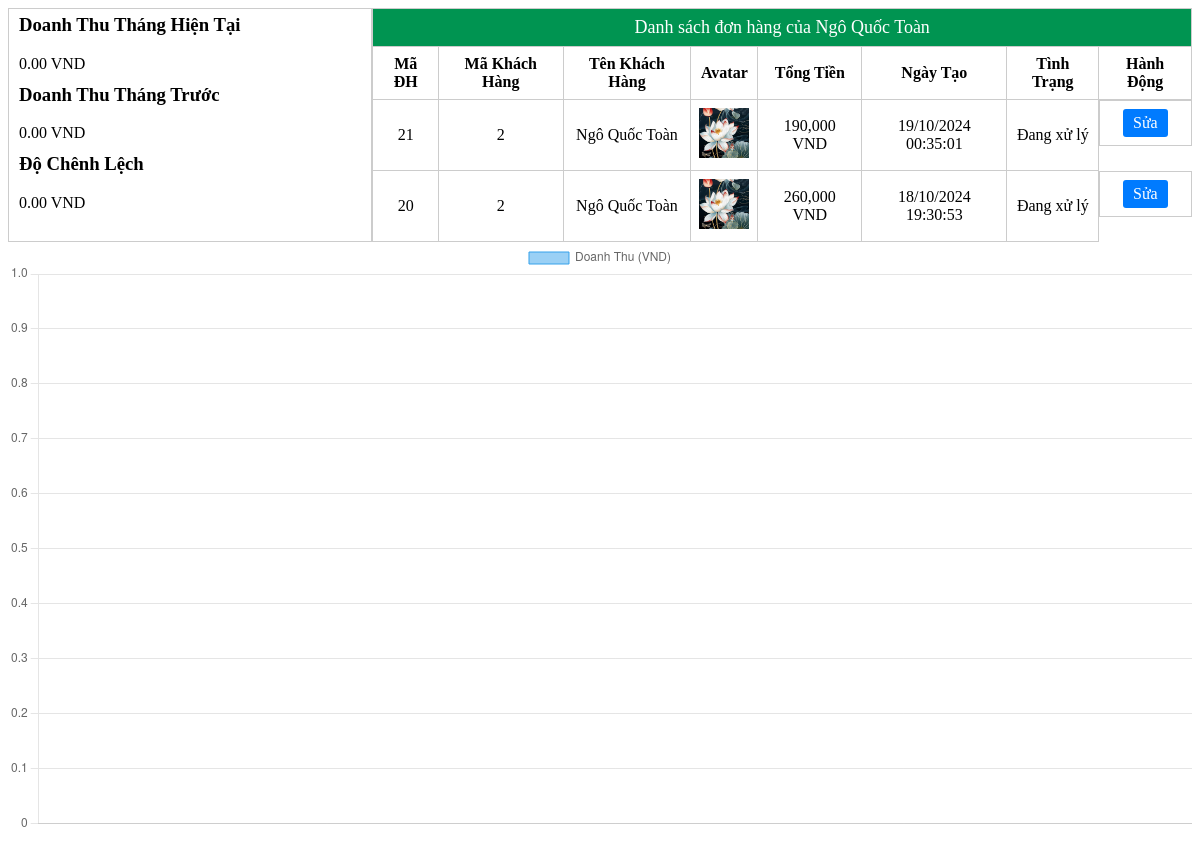
The app's page /backend/quanlydonhang/donhang.php?makhachhang=2 with its own data.
### tables this page shows
CREATE TABLE `khachhang` (
  `makhachhang` int(11) NOT NULL,
  `tenkhachhang` varchar(200) NOT NULL,
  `email` varchar(100) NOT NULL,
  `diachi` varchar(200) NOT NULL,
  `matkhau` varchar(100) NOT NULL,
  `dienthoai` varchar(20) NOT NULL,
  `avatar` text NOT NULL
);

CREATE TABLE `donhang` (
  `madonhang` int(11) NOT NULL,
  `makhachhang` int(11) DEFAULT NULL,
  `tongtien` decimal(10,2) DEFAULT NULL,
  `ngaytao` datetime DEFAULT NULL,
  `tinhtrang` varchar(255) DEFAULT NULL
);

### backend/quanlydonhang/donhang.php (the view, shortened to what this page needs)
<!DOCTYPE html>
<html lang="vi">
<head>
    <link href="css/style.css" rel="stylesheet">
    <link href="../css/style.css" rel="stylesheet">
</head>
    <div class="contai-ner">
    <?php
$servername = "localhost";
$username = "root";
$password = "";
$dbname = "qltra";
$port ='3406';
$conn = new mysqli($servername, $username, $password, $dbname, $port);
$makhachhang = isset($_GET['makhachhang']) ? intval($_GET['makhachhang']) : 0;
$tenkhachhang = "";
if ($makhachhang > 0) {
    $customerQuery = "SELECT * FROM khachhang WHERE makhachhang = ?";
    $stmt = $conn->prepare($customerQuery);
    $stmt->bind_param("i", $makhachhang);
    $stmt->execute();
    $result = $stmt->get_result();
    if ($row = $result->fetch_assoc()) {
        $tenkhachhang = $row['tenkhachhang'];
    }
}
if ($makhachhang > 0) {
    $ordersQuery = "SELECT d.*, k.tenkhachhang, k.avatar
                    FROM donhang d
                    JOIN khachhang k ON d.makhachhang = k.makhachhang
                    WHERE d.makhachhang = ?
                    ORDER BY d.ngaytao DESC";
    $stmt = $conn->prepare($ordersQuery);
    $stmt->bind_param("i", $makhachhang);
} else {
    $ordersQuery = "SELECT d.*, k.tenkhachhang, k.avatar
                    FROM donhang d
                    JOIN khachhang k ON d.makhachhang = k.makhachhang
                    ORDER BY d.ngaytao DESC";
    $stmt = $conn->prepare($ordersQuery);
}
$stmt->execute();
$ordersResult = $stmt->get_result();
?>
<?php
$servername = "localhost";
$username = "root";
$password = "";
$dbname = "qltra";
$port ='3406';
$conn = new mysqli($servername, $username, $password, $dbname, $port);
$currentYear = date("Y");
$currentMonth = date("m");
$lastMonth = date("m", strtotime("last month"));
$currentMonthRevenueQuery = "SELECT SUM(tongtien) AS total_current_month FROM donhang
                               WHERE YEAR(ngaytao) = $currentYear AND MONTH(ngaytao) = $currentMonth";
$currentMonthRevenueResult = $conn->query($currentMonthRevenueQuery);
$currentMonthRevenue = $currentMonthRevenueResult->fetch_assoc()['total_current_month'];
$lastMonthRevenueQuery = "SELECT SUM(tongtien) AS total_last_month FROM donhang
                           WHERE YEAR(ngaytao) = $currentYear AND MONTH(ngaytao) = $lastMonth";
$lastMonthRevenueResult = $conn->query($lastMonthRevenueQuery);
$lastMonthRevenue = $lastMonthRevenueResult->fetch_assoc()['total_last_month'] ?? 0;
$difference = $currentMonthRevenue - $lastMonthRevenue;
?>
        <div class="revenue-box">
            <h3>Doanh Thu Tháng Hiện Tại</h3>
            <p><?php echo number_format($currentMonthRevenue, 2); ?> VND</p>
            <h3>Doanh Thu Tháng Trước</h3>
            <p><?php echo number_format($lastMonthRevenue, 2); ?> VND</p>
            <h3>Độ Chênh Lệch</h3>
            <p><?php echo number_format($difference, 2); ?> VND</p>
        </div>
        <div>
            <table class="orders-table">
            <thead>
    <tr class="danhsach">
        <td colspan="8">
        <?php if ($tenkhachhang): ?>
            Danh sách đơn hàng của <?php echo $tenkhachhang; ?>
        <?php else: ?>
            Danh sách đơn hàng
        <?php endif; ?>
        </td>
    </tr>
    <tr>
        <th>Mã ĐH</th>
        <th>Mã Khách Hàng</th>
        <th>Tên Khách Hàng</th>
        <th>Avatar</th>
        <th>Tổng Tiền</th>
        <th>Ngày Tạo</th>
        <th>Tình Trạng</th>
        <th>Hành Động</th>
    </tr>
</thead>
<tbody>
    <?php
    while ($order = $ordersResult->fetch_assoc()) {
        echo "<tr>
                <td>{$order['madonhang']}</td>
                <td>{$order['makhachhang']}</td>
                <td>{$order['tenkhachhang']}</td>
                <td><img src='../../fontend/{$order['avatar']}' alt='Avatar' style='width:50px; height:50px;object-fit: cover;'/></td>
                <td>" . number_format($order['tongtien'], 0) . " VND</td>
                <td>" . date("d/m/Y H:i:s", strtotime($order['ngaytao'])) . "</td>
                <td>{$order['tinhtrang']}</td>
                <td class='action-buttons'>
                    <a href='sua_donhang.php?id={$order['madonhang']}' class='btn'>Sửa</a>
                </td>
              </tr>";
    }
    ?>
</tbody>
            </table>
        </div>
    </div>
    <canvas id="revenueChart"></canvas>
    <script>
        const ctx = document.getElementById('revenueChart').getContext('2d');
        const revenueChart = new Chart(ctx, {
            type: 'bar',
            data: {
                labels: <?php echo json_encode($months); ?>,
                datasets: [{
                    label: 'Doanh Thu (VND)',
                    data: <?php echo json_encode($revenues); ?>,
                    backgroundColor: 'rgba(54, 162, 235, 0.5)',
                    borderColor: 'rgba(54, 162, 235, 1)',
                    borderWidth: 1
                }]
            },
            options: {
                scales: {
                    y: {
                        beginAtZero: true
                    }
                }
            }
        });
    </script>
</html>

### backend/quanlydonhang/donhang.php (style rules this page uses)
.contai-ner { display: flex; justify-content: space-between; padding: 0px; background: white; }
.revenue-box { border: 1px solid #ccc; padding: 10px; margin: 0 auto; padding-top:-20px; width: 30%; }
.revenue-box h3 { margin-top: -5px }
.orders-table { width: 100%; border-collapse: collapse; }
.orders-table th, .orders-table td { border: 1px solid #ccc; padding: 8px; text-align: center; }
.action-buttons { display: flex; text-align:center; gap: 5px; }
.btn { padding: 5px 10px; background-color: #007bff; color: white; border: none; border-radius: 3px; cursor: pointer; text-decoration: none; margin: 0 auto; }
#revenueChart { width: 100%; height: 400px; }
.danhsach { background-color: #009451; padding: 5px; width:100%; text-align: center; color:white; font-size: 18px; }
.danhsach td { text-align: center; }

### records on screen
khachhang: tenkhachhang "Ngô Quốc Toàn"
donhang: madonhang "21", makhachhang "2", makhachhang.tenkhachhang "Ngô Quốc Toàn", makhachhang.avatar (picture), tongtien "190,000", ngaytao "19/10/2024 00:35:01", tinhtrang "Đang xử lý"
donhang: madonhang "20", makhachhang "2", makhachhang.tenkhachhang "Ngô Quốc Toàn", makhachhang.avatar (picture), tongtien "260,000", ngaytao "18/10/2024 19:30:53", tinhtrang "Đang xử lý"

### other values on screen
$currentMonthRevenue "0.00"
$lastMonthRevenue "0.00"
$difference "0.00"
